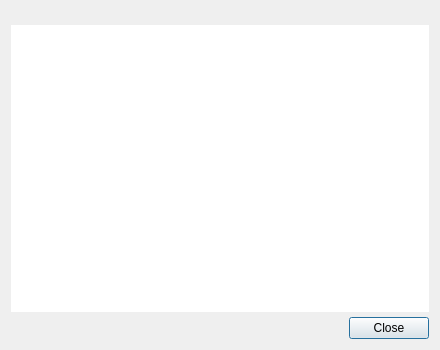
<?xml version="1.0" encoding="UTF-8"?>
<ui version="4.0">
 <class>AboutDialog</class>
 <widget class="QDialog" name="AboutDialog">
  <property name="geometry">
   <rect>
    <x>0</x>
    <y>0</y>
    <width>440</width>
    <height>350</height>
   </rect>
  </property>
  <property name="windowTitle">
   <string>About Falkon</string>
  </property>
  <layout class="QVBoxLayout" name="verticalLayout">
   <property name="spacing">
    <number>0</number>
   </property>
   <item>
    <widget class="QLabel" name="label">
     <property name="alignment">
      <set>Qt::AlignCenter</set>
     </property>
    </widget>
   </item>
   <item>
    <widget class="QTextBrowser" name="textBrowser">
     <property name="frameShape">
      <enum>QFrame::NoFrame</enum>
     </property>
     <property name="frameShadow">
      <enum>QFrame::Plain</enum>
     </property>
     <property name="horizontalScrollBarPolicy">
      <enum>Qt::ScrollBarAlwaysOff</enum>
     </property>
     <property name="openExternalLinks">
      <bool>true</bool>
     </property>
     <property name="openLinks">
      <bool>true</bool>
     </property>
    </widget>
   </item>
   <item>
    <layout class="QHBoxLayout" name="horizontalLayout">
     <property name="topMargin">
      <number>5</number>
     </property>
     <item>
      <widget class="QDialogButtonBox" name="buttonBox">
       <property name="orientation">
        <enum>Qt::Horizontal</enum>
       </property>
       <property name="standardButtons">
        <set>QDialogButtonBox::Close</set>
       </property>
      </widget>
     </item>
    </layout>
   </item>
  </layout>
 </widget>
 <resources/>
 <connections>
  <connection>
   <sender>buttonBox</sender>
   <signal>accepted()</signal>
   <receiver>AboutDialog</receiver>
   <slot>accept()</slot>
   <hints>
    <hint type="sourcelabel">
     <x>248</x>
     <y>254</y>
    </hint>
    <hint type="destinationlabel">
     <x>157</x>
     <y>274</y>
    </hint>
   </hints>
  </connection>
  <connection>
   <sender>buttonBox</sender>
   <signal>rejected()</signal>
   <receiver>AboutDialog</receiver>
   <slot>reject()</slot>
   <hints>
    <hint type="sourcelabel">
     <x>316</x>
     <y>260</y>
    </hint>
    <hint type="destinationlabel">
     <x>286</x>
     <y>274</y>
    </hint>
   </hints>
  </connection>
 </connections>
</ui>
